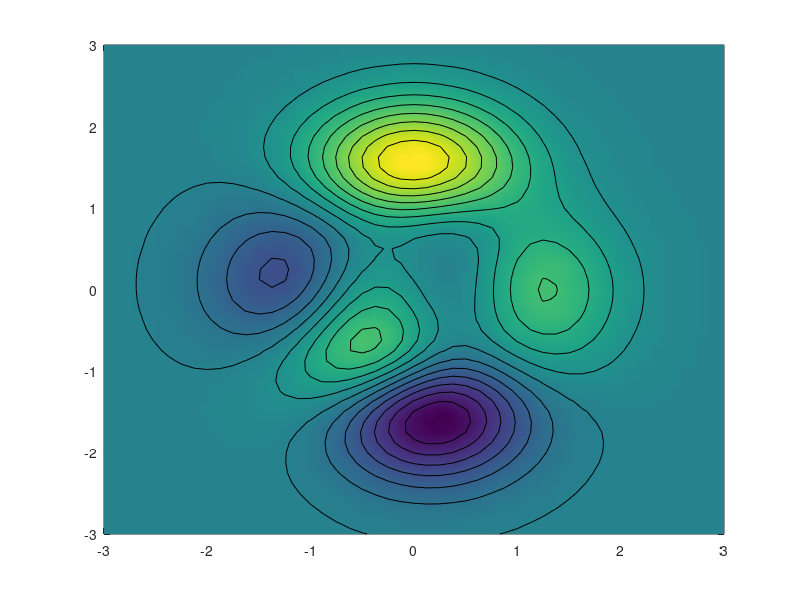

MATLAB code to generate this figure:
% Obtain data from evaluating peaks function
[x,y,z] = peaks;
% Create pseudocolor plot
pcolor(x,y,z)
% Remove edge lines a smooth colors
shading interp
% Hold the current graph
hold on
% Add the contour graph to the pcolor graph
contour(x,y,z,15,'k')
% no grid lines
grid off
% Return to default
hold off
